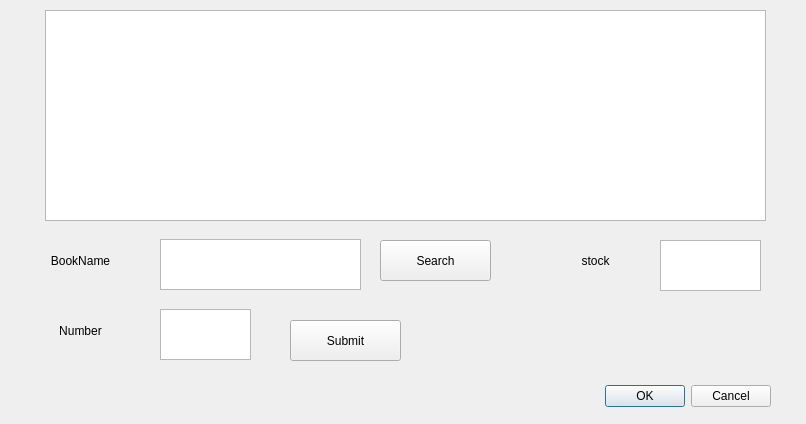
<?xml version="1.0" encoding="UTF-8"?>
<ui version="4.0">
 <class>Sell</class>
 <widget class="QDialog" name="Sell">
  <property name="geometry">
   <rect>
    <x>0</x>
    <y>0</y>
    <width>806</width>
    <height>424</height>
   </rect>
  </property>
  <property name="windowTitle">
   <string>Sell</string>
  </property>
  <widget class="QDialogButtonBox" name="buttonBox">
   <property name="geometry">
    <rect>
     <x>430</x>
     <y>380</y>
     <width>341</width>
     <height>32</height>
    </rect>
   </property>
   <property name="orientation">
    <enum>Qt::Horizontal</enum>
   </property>
   <property name="standardButtons">
    <set>QDialogButtonBox::Cancel|QDialogButtonBox::Ok</set>
   </property>
  </widget>
  <widget class="QPushButton" name="searchbutton">
   <property name="geometry">
    <rect>
     <x>380</x>
     <y>240</y>
     <width>111</width>
     <height>41</height>
    </rect>
   </property>
   <property name="text">
    <string>Search</string>
   </property>
  </widget>
  <widget class="QTextBrowser" name="textBrowser">
   <property name="geometry">
    <rect>
     <x>45</x>
     <y>10</y>
     <width>721</width>
     <height>211</height>
    </rect>
   </property>
  </widget>
  <widget class="QTextEdit" name="BookName">
   <property name="geometry">
    <rect>
     <x>160</x>
     <y>239</y>
     <width>201</width>
     <height>51</height>
    </rect>
   </property>
  </widget>
  <widget class="QTextEdit" name="BookNumber">
   <property name="geometry">
    <rect>
     <x>160</x>
     <y>309</y>
     <width>91</width>
     <height>51</height>
    </rect>
   </property>
  </widget>
  <widget class="QLabel" name="label">
   <property name="geometry">
    <rect>
     <x>30</x>
     <y>240</y>
     <width>101</width>
     <height>41</height>
    </rect>
   </property>
   <property name="text">
    <string>BookName</string>
   </property>
   <property name="alignment">
    <set>Qt::AlignCenter</set>
   </property>
  </widget>
  <widget class="QLabel" name="label_2">
   <property name="geometry">
    <rect>
     <x>30</x>
     <y>310</y>
     <width>101</width>
     <height>41</height>
    </rect>
   </property>
   <property name="text">
    <string>Number</string>
   </property>
   <property name="alignment">
    <set>Qt::AlignCenter</set>
   </property>
  </widget>
  <widget class="QTextBrowser" name="textBrowser_2">
   <property name="geometry">
    <rect>
     <x>660</x>
     <y>240</y>
     <width>101</width>
     <height>51</height>
    </rect>
   </property>
  </widget>
  <widget class="QLabel" name="label_3">
   <property name="geometry">
    <rect>
     <x>550</x>
     <y>240</y>
     <width>91</width>
     <height>41</height>
    </rect>
   </property>
   <property name="text">
    <string>stock</string>
   </property>
   <property name="alignment">
    <set>Qt::AlignCenter</set>
   </property>
  </widget>
  <widget class="QPushButton" name="submitbutton">
   <property name="geometry">
    <rect>
     <x>290</x>
     <y>320</y>
     <width>111</width>
     <height>41</height>
    </rect>
   </property>
   <property name="text">
    <string>Submit</string>
   </property>
  </widget>
 </widget>
 <resources/>
 <connections>
  <connection>
   <sender>buttonBox</sender>
   <signal>accepted()</signal>
   <receiver>Sell</receiver>
   <slot>accept()</slot>
   <hints>
    <hint type="sourcelabel">
     <x>248</x>
     <y>254</y>
    </hint>
    <hint type="destinationlabel">
     <x>157</x>
     <y>274</y>
    </hint>
   </hints>
  </connection>
  <connection>
   <sender>buttonBox</sender>
   <signal>rejected()</signal>
   <receiver>Sell</receiver>
   <slot>reject()</slot>
   <hints>
    <hint type="sourcelabel">
     <x>316</x>
     <y>260</y>
    </hint>
    <hint type="destinationlabel">
     <x>286</x>
     <y>274</y>
    </hint>
   </hints>
  </connection>
 </connections>
</ui>
